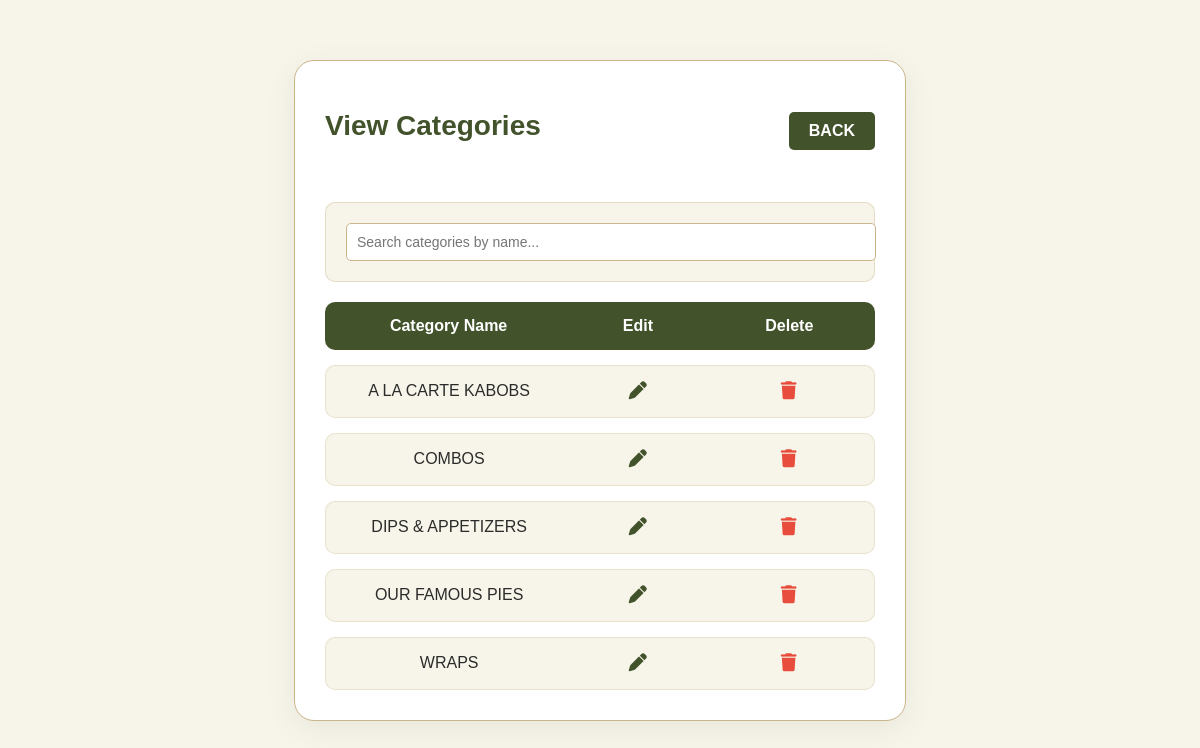
The page /admin/viewCategories (signed in) on the database its author committed.
### tables this page shows
CREATE TABLE `categories` (
  `cat_id` int(11) NOT NULL,
  `cat_name` text NOT NULL,
  `cat_picture` text NOT NULL,
  `cat_icon` text DEFAULT NULL,
  `Order` int(11) NOT NULL,
  `cat_footer` text DEFAULT NULL,
  `cat_footer_bottom` text DEFAULT NULL
);

### admin/viewCategories.php (the view, shortened to what this page needs)
<?php
include "../includes/connection.php";
$search = isset($_GET['search']) ? trim($_GET['search']) : '';
?>
<!DOCTYPE html>
<html lang="en">
<head>
    <link rel="stylesheet" href="../assets/css/view.css?v=1.1" />
    <link rel="stylesheet" href="https://cdnjs.cloudflare.com/ajax/libs/font-awesome/6.5.0/css/all.min.css" />
    <link rel="stylesheet" href="../assets/css/admin-shared.css?v=1.1">
</head>
<body>
    <div class="cat-container">
        <div style="display: flex; justify-content: space-between; align-items: center; margin-bottom: 30px;">
            <h1>View Categories</h1>
            <a href="dashboard" class="back-btn">BACK</a>
        </div>
        <div class="controls">
            <form method="GET" class="search-box">
                <input type="text" name="search" placeholder="Search categories by name..." value="<?php echo htmlspecialchars($search); ?>">
            </form>
        </div>
        <?php
        $sql = "SELECT * FROM categories WHERE 1=1";
        $sql .= " ORDER BY cat_name";
        $stmt = $conn->prepare($sql);
        $stmt->execute();
        $result = $stmt->get_result();
        if ($result->num_rows > 0) {
            echo '<div class="item-list">';
            echo '<div class="cat-row item-header">';
            echo '<span>Category Name</span>';
            echo '<span>Edit</span>';
            echo '<span>Delete</span>';
            echo '</div>';
            while($row = $result->fetch_assoc()) {
                echo "<div class='cat-row'>
                        <span>".htmlspecialchars($row["cat_name"])."</span>
                        <span><a href='editCategory?category=" . urlencode($row["cat_name"]) . "'><i class='fas fa-pen'></i></a></span>
                        <span>
                            <form method='POST' action='deleteCategory' style='display:inline;' onsubmit='return confirm(\"Are you sure?\");'>
                                " . csrf_input() . "
                                <input type='hidden' name='id' value='" . (int)$row["cat_id"] . "'>
                                <button type='submit' style='background:none;border:none;padding:0;cursor:pointer;'><i class='fas fa-trash'></i></button>
                            </form>
                        </span>
                      </div>";
            }
            echo '</div>';
        } else {
            echo "<div class='alert alert-info' style='text-align:center; padding: 20px;'>No categories found.</div>";
        }
        ?>
    </div>
</body>
</html>

### assets/css/view.css (style rules this page uses)
body { margin: 0; font-family: "Poppins", Arial, sans-serif; background: #F7F5EA; display: flex; justify-content: center; align-items: flex-start; padding-top: 60px; min-height: 100vh; }
.cat-container { background: white; padding: 30px; border-radius: 20px; border: 1px solid #CBB58B; box-shadow: 0 8px 30px rgba(66, 82, 43, 0.08); width: 550px; }
h1 { text-align: center; margin-bottom: 30px; font-size: 28px; color: #42522B; font-weight: 700; }
.item-list { display: flex; flex-direction: column; gap: 15px; }
.cat-row { display: grid; grid-template-columns: 1.5fr 1fr 1fr; align-items: center; text-align: center; padding: 15px 10px; border-radius: 10px; background-color: #F7F5EA; border: 1px solid rgba(203, 181, 139, 0.3); font-weight: 500; color: #2B2B2A; }
.item-header { font-weight: 700; background-color: #42522B; color: white; border: none; }
button { padding: 8px 12px; font-size: 14px; border: none; border-radius: 8px; cursor: pointer; font-weight: bold; }
.item-row a, .cat-row a { color: #42522B; font-size: 18px; transition: color 0.2s ease; }
.item-row button, .cat-row button { color: #e74c3c; font-size: 18px; transition: color 0.2s ease; }

### assets/css/admin-shared.css (style rules this page uses)
.controls { margin: 20px 0; padding: 20px; background: #F7F5EA; border: 1px solid rgba(203, 181, 139, 0.4); border-radius: 10px; display: flex; gap: 20px; align-items: center; flex-wrap: wrap; }
.search-box { flex: 1; min-width: 200px; }
.search-box input { width: 100%; padding: 10px; border: 1px solid #CBB58B; border-radius: 5px; font-size: 14px; background: white; }
.back-btn { background: #42522B; color: white; padding: 10px 20px; border: none; border-radius: 5px; cursor: pointer; text-decoration: none; font-weight: 600; transition: all 0.3s ease; }

### rows shown on the page
categories: cat_name "A LA CARTE KABOBS"
categories: cat_name "COMBOS"
categories: cat_name "DIPS & APPETIZERS"
categories: cat_name "OUR FAMOUS PIES"
categories: cat_name "WRAPS"
